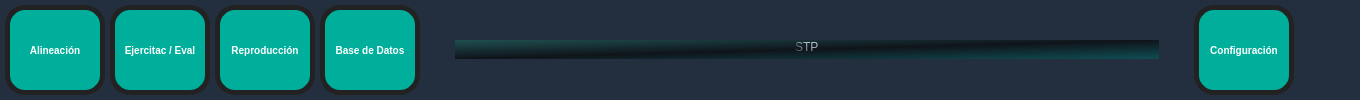
<?xml version="1.0" encoding="UTF-8"?>
<ui version="4.0">
 <class>MainMenu</class>
 <widget class="QWidget" name="MainMenu">
  <property name="geometry">
   <rect>
    <x>0</x>
    <y>0</y>
    <width>1360</width>
    <height>100</height>
   </rect>
  </property>
  <property name="sizePolicy">
   <sizepolicy hsizetype="Preferred" vsizetype="Preferred">
    <horstretch>0</horstretch>
    <verstretch>0</verstretch>
   </sizepolicy>
  </property>
  <property name="maximumSize">
   <size>
    <width>1360</width>
    <height>10000</height>
   </size>
  </property>
  <property name="windowTitle">
   <string>STP</string>
  </property>
  <property name="styleSheet">
   <string notr="true">QFrame{
	background-color: #232F3E;
	border: 0;
}


</string>
  </property>
  <property name="iconSize" stdset="0">
   <size>
    <width>70</width>
    <height>70</height>
   </size>
  </property>
  <layout class="QVBoxLayout" name="verticalLayout_2">
   <property name="leftMargin">
    <number>0</number>
   </property>
   <property name="topMargin">
    <number>0</number>
   </property>
   <property name="rightMargin">
    <number>0</number>
   </property>
   <property name="bottomMargin">
    <number>0</number>
   </property>
   <item>
    <widget class="QFrame" name="hEADER">
     <property name="sizePolicy">
      <sizepolicy hsizetype="Preferred" vsizetype="Fixed">
       <horstretch>0</horstretch>
       <verstretch>0</verstretch>
      </sizepolicy>
     </property>
     <property name="minimumSize">
      <size>
       <width>0</width>
       <height>100</height>
      </size>
     </property>
     <property name="styleSheet">
      <string notr="true"/>
     </property>
     <property name="frameShape">
      <enum>QFrame::StyledPanel</enum>
     </property>
     <property name="frameShadow">
      <enum>QFrame::Raised</enum>
     </property>
     <layout class="QGridLayout" name="gridLayout">
      <property name="leftMargin">
       <number>0</number>
      </property>
      <property name="topMargin">
       <number>0</number>
      </property>
      <property name="rightMargin">
       <number>0</number>
      </property>
      <property name="bottomMargin">
       <number>0</number>
      </property>
      <property name="horizontalSpacing">
       <number>5</number>
      </property>
      <property name="verticalSpacing">
       <number>0</number>
      </property>
      <item row="0" column="2">
       <widget class="QFrame" name="frame_2">
        <property name="styleSheet">
         <string notr="true">/*-----QToolButton-----*/
QToolButton{
	background-color: #00af9b;
	color: #fff;
	min-width: 80px;
	border: 5px solid #222;
	border-radius: 20px;
	padding: 5px;
}

QToolButton::flat{
	background-color: transparent;
	border: none;
	color: #000;
}

QToolButton::disabled{
	background-color: #232F3E;
	color: #959595;
	border: 0px;;
}

QToolButton::hover{
	background-color:#006a9b; /*#54aad3;*/
	border-color: #46a2da; /*3px solid #46a2da;*/
	border-style: ridge;
}

QToolButton::pressed{
	background-color:  #2385b4;
	border: 1px solid #46a2da;
}

QToolButton::checked{
	background-color:#006a9b; /*#54aad3;*/
	border-color: #46a2da; /*3px solid #46a2da;*/
	border-style: ridge;
}</string>
        </property>
        <property name="frameShape">
         <enum>QFrame::StyledPanel</enum>
        </property>
        <property name="frameShadow">
         <enum>QFrame::Raised</enum>
        </property>
        <layout class="QHBoxLayout" name="horizontalLayout_3">
         <property name="spacing">
          <number>40</number>
         </property>
         <property name="leftMargin">
          <number>30</number>
         </property>
         <property name="topMargin">
          <number>0</number>
         </property>
         <property name="rightMargin">
          <number>6</number>
         </property>
         <property name="bottomMargin">
          <number>0</number>
         </property>
         <item alignment="Qt::AlignRight">
          <widget class="QToolButton" name="ConfiguracionButton">
           <property name="sizePolicy">
            <sizepolicy hsizetype="Fixed" vsizetype="Fixed">
             <horstretch>0</horstretch>
             <verstretch>0</verstretch>
            </sizepolicy>
           </property>
           <property name="minimumSize">
            <size>
             <width>100</width>
             <height>90</height>
            </size>
           </property>
           <property name="maximumSize">
            <size>
             <width>100</width>
             <height>100</height>
            </size>
           </property>
           <property name="styleSheet">
            <string notr="true">
font: bold 10px;</string>
           </property>
           <property name="text">
            <string>Configuración</string>
           </property>
           <property name="icon">
            <iconset resource="../RecursosSTPUI.qrc">
             <normaloff>:/Imagnes MainSTP/MyIconos/Configuracion3.png</normaloff>:/Imagnes MainSTP/MyIconos/Configuracion3.png</iconset>
           </property>
           <property name="iconSize">
            <size>
             <width>50</width>
             <height>50</height>
            </size>
           </property>
           <property name="checkable">
            <bool>false</bool>
           </property>
           <property name="checked">
            <bool>false</bool>
           </property>
           <property name="autoRepeat">
            <bool>false</bool>
           </property>
           <property name="autoExclusive">
            <bool>false</bool>
           </property>
           <property name="toolButtonStyle">
            <enum>Qt::ToolButtonTextUnderIcon</enum>
           </property>
          </widget>
         </item>
         <item alignment="Qt::AlignRight|Qt::AlignTop">
          <widget class="QPushButton" name="SalirGral">
           <property name="sizePolicy">
            <sizepolicy hsizetype="Fixed" vsizetype="Fixed">
             <horstretch>0</horstretch>
             <verstretch>0</verstretch>
            </sizepolicy>
           </property>
           <property name="maximumSize">
            <size>
             <width>20</width>
             <height>20</height>
            </size>
           </property>
           <property name="styleSheet">
            <string notr="true"/>
           </property>
           <property name="text">
            <string/>
           </property>
           <property name="icon">
            <iconset resource="../RecursosSTPUI.qrc">
             <normaloff>:/Imagnes MainSTP/MyIconos/icono Salir.png</normaloff>:/Imagnes MainSTP/MyIconos/icono Salir.png</iconset>
           </property>
           <property name="iconSize">
            <size>
             <width>20</width>
             <height>20</height>
            </size>
           </property>
           <property name="checkable">
            <bool>false</bool>
           </property>
           <property name="checked">
            <bool>false</bool>
           </property>
           <property name="flat">
            <bool>true</bool>
           </property>
          </widget>
         </item>
        </layout>
       </widget>
      </item>
      <item row="0" column="0">
       <widget class="QFrame" name="frame">
        <property name="styleSheet">
         <string notr="true">/*-----QToolButton-----*/
QToolButton{
	background-color: #00af9b;
	color: #fff;
	min-width: 80px;
	border: 5px solid #222;
	border-radius: 20px;
	padding: 5px;
}

QToolButton::flat{
	background-color: transparent;
	border: none;
	color: #000;
}

QToolButton::disabled{
	background-color: #232F3E;
	color: #959595;
	border: 0px;	/*border-color: #051a39;*/
}

QToolButton::hover{
	background-color:#006a9b; /*#54aad3;*/
	border-color: #46a2da; /*3px solid #46a2da;*/
	border-style: ridge;
}

QToolButton::pressed{
	background-color:  #2385b4;
	border: 1px solid #46a2da;
}

QToolButton::checked{
	background-color:#006a9b; /*#54aad3;*/
	border-color: #46a2da; /*3px solid #46a2da;*/
	border-style: ridge;
}</string>
        </property>
        <property name="frameShape">
         <enum>QFrame::StyledPanel</enum>
        </property>
        <property name="frameShadow">
         <enum>QFrame::Raised</enum>
        </property>
        <layout class="QHBoxLayout" name="horizontalLayout">
         <property name="spacing">
          <number>5</number>
         </property>
         <property name="leftMargin">
          <number>5</number>
         </property>
         <property name="topMargin">
          <number>0</number>
         </property>
         <property name="rightMargin">
          <number>30</number>
         </property>
         <property name="bottomMargin">
          <number>0</number>
         </property>
         <item>
          <widget class="QToolButton" name="AlineacionButton">
           <property name="sizePolicy">
            <sizepolicy hsizetype="Fixed" vsizetype="Fixed">
             <horstretch>0</horstretch>
             <verstretch>0</verstretch>
            </sizepolicy>
           </property>
           <property name="minimumSize">
            <size>
             <width>100</width>
             <height>90</height>
            </size>
           </property>
           <property name="maximumSize">
            <size>
             <width>100</width>
             <height>100</height>
            </size>
           </property>
           <property name="font">
            <font>
             <pointsize>-1</pointsize>
             <weight>75</weight>
             <italic>false</italic>
             <bold>true</bold>
            </font>
           </property>
           <property name="styleSheet">
            <string notr="true">font: bold 10px;
</string>
           </property>
           <property name="text">
            <string>Alineación</string>
           </property>
           <property name="icon">
            <iconset resource="../RecursosSTPUI.qrc">
             <normaloff>:/Imagnes MainSTP/MyIconos/BlancoAlineacion3.png</normaloff>:/Imagnes MainSTP/MyIconos/BlancoAlineacion3.png</iconset>
           </property>
           <property name="iconSize">
            <size>
             <width>50</width>
             <height>50</height>
            </size>
           </property>
           <property name="checkable">
            <bool>false</bool>
           </property>
           <property name="toolButtonStyle">
            <enum>Qt::ToolButtonTextUnderIcon</enum>
           </property>
          </widget>
         </item>
         <item>
          <widget class="QToolButton" name="EjerEvalButton">
           <property name="sizePolicy">
            <sizepolicy hsizetype="Fixed" vsizetype="Fixed">
             <horstretch>0</horstretch>
             <verstretch>0</verstretch>
            </sizepolicy>
           </property>
           <property name="minimumSize">
            <size>
             <width>100</width>
             <height>90</height>
            </size>
           </property>
           <property name="maximumSize">
            <size>
             <width>100</width>
             <height>100</height>
            </size>
           </property>
           <property name="font">
            <font>
             <pointsize>-1</pointsize>
             <weight>75</weight>
             <italic>false</italic>
             <bold>true</bold>
            </font>
           </property>
           <property name="cursor">
            <cursorShape>ArrowCursor</cursorShape>
           </property>
           <property name="mouseTracking">
            <bool>false</bool>
           </property>
           <property name="styleSheet">
            <string notr="true">font: bold 10px;</string>
           </property>
           <property name="text">
            <string>Ejercitac / Eval</string>
           </property>
           <property name="icon">
            <iconset resource="../RecursosSTPUI.qrc">
             <normaloff>:/Imagnes MainSTP/MyIconos/shooting2.png</normaloff>:/Imagnes MainSTP/MyIconos/shooting2.png</iconset>
           </property>
           <property name="iconSize">
            <size>
             <width>50</width>
             <height>50</height>
            </size>
           </property>
           <property name="checkable">
            <bool>false</bool>
           </property>
           <property name="toolButtonStyle">
            <enum>Qt::ToolButtonTextUnderIcon</enum>
           </property>
           <property name="autoRaise">
            <bool>false</bool>
           </property>
          </widget>
         </item>
         <item>
          <widget class="QToolButton" name="ReproducirButton">
           <property name="sizePolicy">
            <sizepolicy hsizetype="Fixed" vsizetype="Fixed">
             <horstretch>0</horstretch>
             <verstretch>0</verstretch>
            </sizepolicy>
           </property>
           <property name="minimumSize">
            <size>
             <width>100</width>
             <height>90</height>
            </size>
           </property>
           <property name="maximumSize">
            <size>
             <width>100</width>
             <height>100</height>
            </size>
           </property>
           <property name="styleSheet">
            <string notr="true">font: bold 10px;</string>
           </property>
           <property name="text">
            <string>Reproducción</string>
           </property>
           <property name="icon">
            <iconset resource="../RecursosSTPUI.qrc">
             <normaloff>:/Imagnes MainSTP/MyIconos/Reproducir2.png</normaloff>:/Imagnes MainSTP/MyIconos/Reproducir2.png</iconset>
           </property>
           <property name="iconSize">
            <size>
             <width>50</width>
             <height>50</height>
            </size>
           </property>
           <property name="checkable">
            <bool>false</bool>
           </property>
           <property name="checked">
            <bool>false</bool>
           </property>
           <property name="toolButtonStyle">
            <enum>Qt::ToolButtonTextUnderIcon</enum>
           </property>
          </widget>
         </item>
         <item>
          <widget class="QToolButton" name="BaseDatosButton">
           <property name="sizePolicy">
            <sizepolicy hsizetype="Fixed" vsizetype="Fixed">
             <horstretch>0</horstretch>
             <verstretch>0</verstretch>
            </sizepolicy>
           </property>
           <property name="minimumSize">
            <size>
             <width>100</width>
             <height>90</height>
            </size>
           </property>
           <property name="maximumSize">
            <size>
             <width>100</width>
             <height>100</height>
            </size>
           </property>
           <property name="styleSheet">
            <string notr="true">font: bold 10px;</string>
           </property>
           <property name="text">
            <string>Base de Datos</string>
           </property>
           <property name="icon">
            <iconset resource="../RecursosSTPUI.qrc">
             <normaloff>:/Imagnes MainSTP/MyIconos/BD2.png</normaloff>:/Imagnes MainSTP/MyIconos/BD2.png</iconset>
           </property>
           <property name="iconSize">
            <size>
             <width>50</width>
             <height>50</height>
            </size>
           </property>
           <property name="checkable">
            <bool>false</bool>
           </property>
           <property name="toolButtonStyle">
            <enum>Qt::ToolButtonTextUnderIcon</enum>
           </property>
          </widget>
         </item>
        </layout>
       </widget>
      </item>
      <item row="0" column="1">
       <widget class="QFrame" name="frame_3">
        <property name="sizePolicy">
         <sizepolicy hsizetype="Expanding" vsizetype="Fixed">
          <horstretch>0</horstretch>
          <verstretch>0</verstretch>
         </sizepolicy>
        </property>
        <property name="styleSheet">
         <string notr="true">/*background-color:qradialgradient(spread:repeat, cx:0.510025, cy:0.517,radius:2.8, fx:0.49505, fy:0.415, stop:0.169154 rgba(35, 47, 62, 255),stop:1 rgba(255, 255, 255, 255));
border-radius: 30% 15%;*/

background-color: qlineargradient(spread:pad, x1:0, y1:0, x2:1, y2:1, stop:0 rgba(29, 100, 92, 157), stop:0.497326 rgba(0, 0, 0, 147), stop:1 rgba(0, 100, 100, 147));
border-radius: 30% 15%;
</string>
        </property>
        <property name="frameShape">
         <enum>QFrame::StyledPanel</enum>
        </property>
        <property name="frameShadow">
         <enum>QFrame::Raised</enum>
        </property>
        <layout class="QVBoxLayout" name="verticalLayout">
         <property name="spacing">
          <number>0</number>
         </property>
         <property name="leftMargin">
          <number>5</number>
         </property>
         <property name="topMargin">
          <number>0</number>
         </property>
         <property name="rightMargin">
          <number>5</number>
         </property>
         <property name="bottomMargin">
          <number>5</number>
         </property>
         <item alignment="Qt::AlignHCenter|Qt::AlignVCenter">
          <widget class="QLabel" name="label">
           <property name="styleSheet">
            <string notr="true">font: 50pt &quot;Verdana&quot;;
/*color: qconicalgradient(cx:0, cy:0, angle:31.5, stop:0.636816 rgba(5, 70, 45, 255), stop:1 rgba(255, 255, 255, 255)); verde */
color: qconicalgradient(cx:0, cy:0, angle:31.5, stop:0.636816 rgba(35, 47, 62, 255), stop:1 rgba(255, 255, 255, 255));
background-color: transparent;


</string>
           </property>
           <property name="text">
            <string>STP</string>
           </property>
          </widget>
         </item>
        </layout>
       </widget>
      </item>
     </layout>
    </widget>
   </item>
  </layout>
 </widget>
 <layoutdefault spacing="6" margin="11"/>
 <resources>
  <include location="../RecursosSTPUI.qrc"/>
 </resources>
 <connections/>
</ui>
